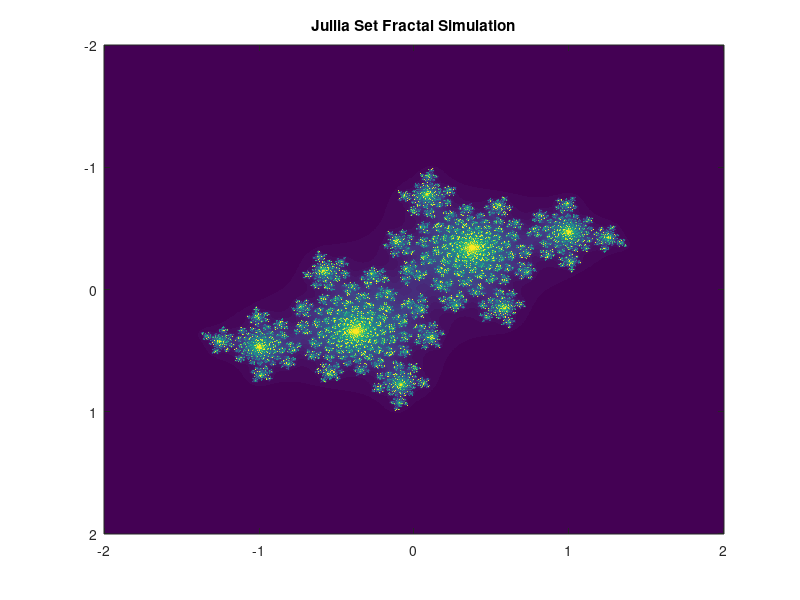

This figure's MATLAB source:
%Julia Set Fractal Simulation
clear
clc
close all

%Input
maxitr = 200;               %Number of Iterations
x_limit = [-2,2];           %x axis limits
y_limit = [-2,2];           %y axis limits
dx = 1000;                   %Number of points
dy = 1000;

%Creating Grid Points
x = linspace(x_limit(1),x_limit(2),dx);
y = linspace(y_limit(1),y_limit(2),dy);
[x_g,y_g] = meshgrid(x,y);  %Creating Meshgrid with points

%Set of all Up Grid Matrix
count = ones(size(x_g));

%Complex Number
c = x_g +1i*y_g;
c1 = -0.4 + 0.6i;

%Initial Condition
z = c;

%Main Loop
figure('Name','Fractal Simulation','NumberTitle','off','position',[170 70 1000 600]);
for j = 1:maxitr
    z = z.*z + c1;
    inside = abs(z)<= 2;
    count = count + inside;
    imagesc(x,y,count);         %Create image from array
    colormap default
    axis on
    title('Jullia Set Fractal Simulation')
    drawnow
end

